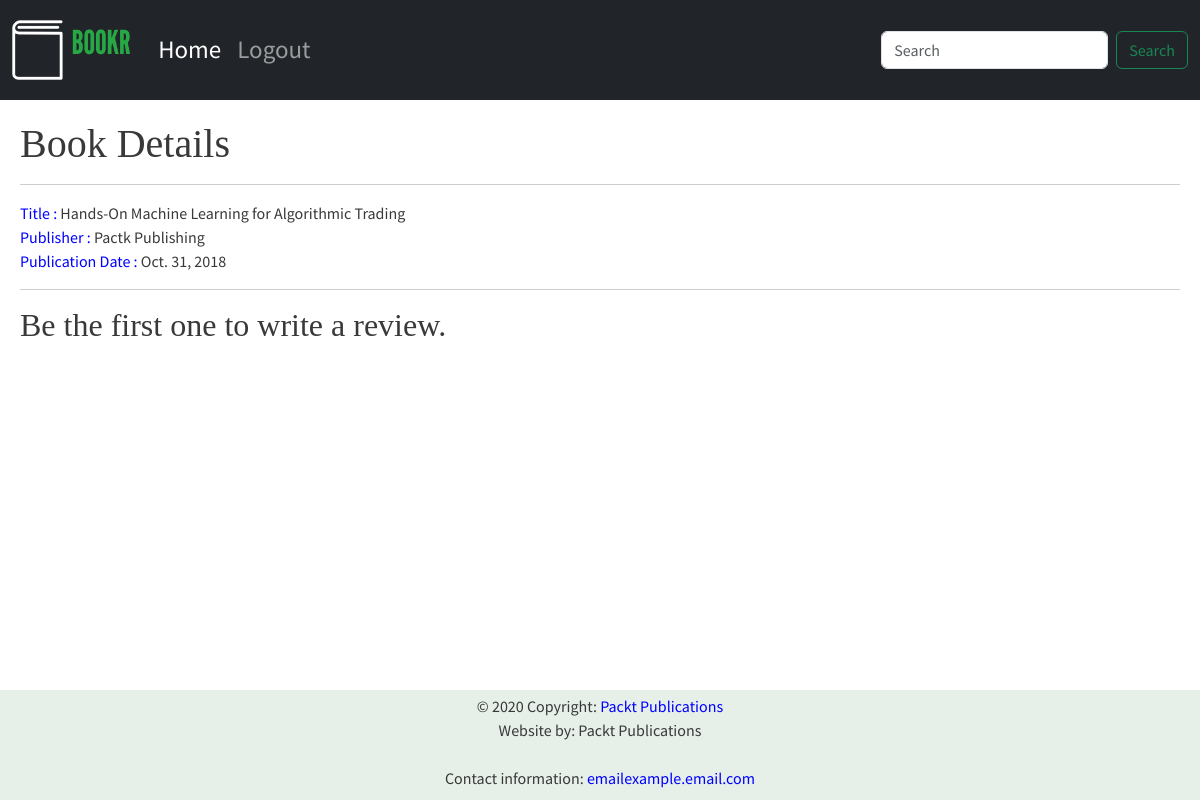
Screenshot of /books/2/ (signed in) with the database file from the repository.
### bookr/models.py (models this page shows)
class Book(models.Model):
    title = models.CharField(max_length=200)
    publisher = models.CharField(max_length=200)
    publication_date = models.DateField()
    rating = models.FloatField()
    num_reviews = models.IntegerField()

### bookr/views.py (the view)
# urls.py: path("books/<int:pk>/", views.book_detail, name="book_detail"),
def book_detail(request, pk):
    book = Book.objects.get(id=pk)
    return render(request, 'book_detail.html', {"book" :book})

### bookr/templates/book_detail.html
{% extends "base.html" %}
{% block content %}
{% load static %}
<link rel="stylesheet" href="{% static 'css/books.css' %}">
    <div class="main-container">
      <h1>Book Details</h1>
      <hr>
        <div class="book-info">
            <span> Title :</span> {{book.title}}
        </div>
        <div class="book-info">
            <span> Publisher :</span> {{book.publisher}}
        </div>
        <div class="book-info">
            <span> Publication Date :</span> {{book.publication_date}}
        </div>
        <hr>
        <h2>Be the first one to write a review.</h2>
</div>
{% endblock %}

### bookr/static/css/base.css (style rules this page uses)
body { font-family: 'Source Sans Pro', sans-serif; background-color: #e6efe8; color: #393939; }
h1, h2, h3, h4, h5, h6 { font-family: 'Libre Baskerville', serif; }
.main-container { padding: 20px; background-color: white; height: calc(100vh - 210px); width: 100vw; }

### bookr/static/css/books.css (style rules this page uses)
.book-info span { color: blue; }

### rows the page displays
Book: title "Hands-On Machine Learning for Algorithmic Trading", publisher "Pactk Publishing", publication_date "Oct. 31, 2018"
